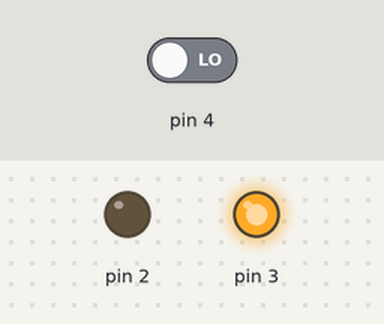
Bench run of a sketch on a simulated Arduino Uno, built with avr-gcc and run on an emulated ATmega328P. On the bench: output pins drawn as LEDs (lit = HIGH). Inputs (shaded band) come from the test bench; at power-on: pin 4 LOW.

Above: at 1.2 s.
1.3 s: pin 4 driven HIGH
At 1.7 s:
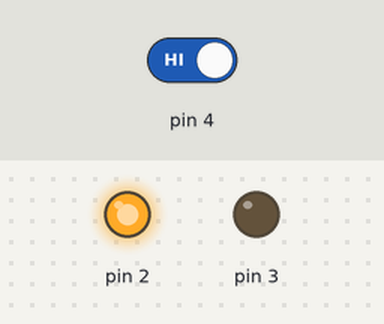
2.8 s: pin 4 driven LOW
At 4.0 s:
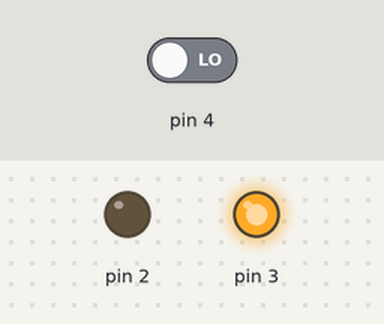
Timing chart, 0 to 5.8 s (numbered marks = the images above; inputs shaded):
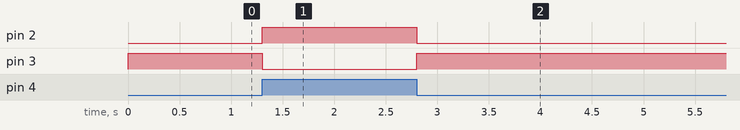

Measured:
- after the input at 1.3 s, pin 2: LOW → HIGH at once; pin 3: HIGH → LOW at once
- after the input at 2.8 s, pin 2: HIGH → LOW at once; pin 3: LOW → HIGH at once

The sketch:

frantic_kasi_sango1__6_.ino
```cpp
void setup()
{
    pinMode(2, OUTPUT);
    pinMode(3, OUTPUT);
    pinMode(4, INPUT);
}
void loop()
{
  if (digitalRead(4)==1) {
   digitalWrite(2, 1);
   digitalWrite(3, 0);
   delay(100);
  }
  else {
   digitalWrite(2, 0);
   digitalWrite(3, 1);
   delay(100);
  }
}
//.
```
